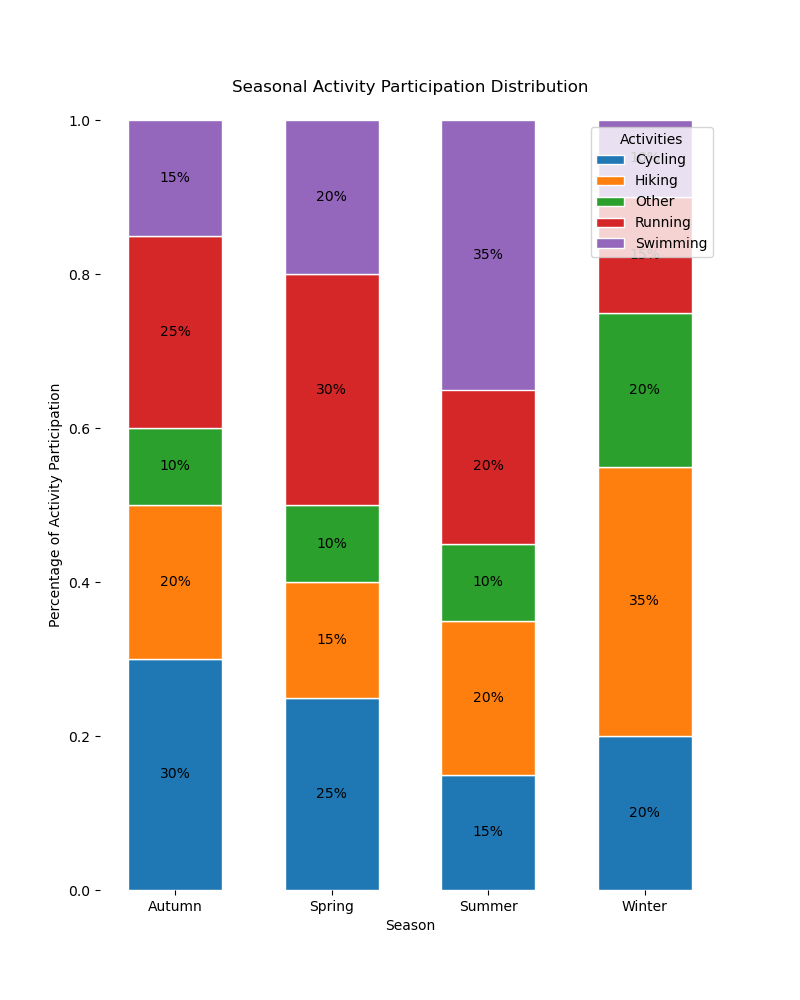

Source code (Python):

import numpy as np
import pandas as pd
import seaborn as sns
import matplotlib.pyplot as plt

# Creating the dataframe
data = {
    "Season": ["Spring"]*5 + ["Summer"]*5 + ["Autumn"]*5 + ["Winter"]*5,
    "Activity": ["Running", "Swimming", "Cycling", "Hiking", "Other"]*4,
    "Percentage": [30, 20, 25, 15, 10, 20, 35, 15, 20, 10, 25, 15, 30, 20, 10, 15, 10, 20, 35, 20]
}
df = pd.DataFrame(data)

# Pivot the dataframe to wide format
df_pivot = df.pivot("Season", "Activity", "Percentage")

# Normalize the data as fractions
df_pivot_normalized = df_pivot.div(df_pivot.sum(axis=1), axis=0)

# Bar colors
colors = ["#1f77b4", "#ff7f0e", "#2ca02c", "#d62728", "#9467bd"]

# Initialize the matplotlib figure
f, ax = plt.subplots(figsize=(8, 10))

# Plot the bars vertically (stacked)
bar_sections = []
prev_values = np.zeros(len(df_pivot_normalized))

for i, col in enumerate(df_pivot_normalized.columns):
    values = df_pivot_normalized[col]
    bar_section = plt.bar(df_pivot_normalized.index, values, bottom=prev_values, 
                          color=colors[i], edgecolor='white', width=0.6)
    bar_sections.append(bar_section)
    prev_values += values

# Add a legend and informative axis label
ax.legend(bar_sections, df_pivot_normalized.columns, loc="upper right", title="Activities")
ax.set(ylim=(0, 1), xlabel="Season", ylabel="Percentage of Activity Participation")

# Add percentage values to each section
for bar in bar_sections:
    for rect in bar:
        height = rect.get_height()
        x_value = rect.get_x() + rect.get_width() / 2
        label = f"{height:.0%}"
        plt.text(x_value, rect.get_y() + height / 2, label, va='center', ha='center', color='black')

# Set the title of the chart
plt.title('Seasonal Activity Participation Distribution', pad=20)

sns.despine(left=True, bottom=True)

# Display the chart
plt.show()
